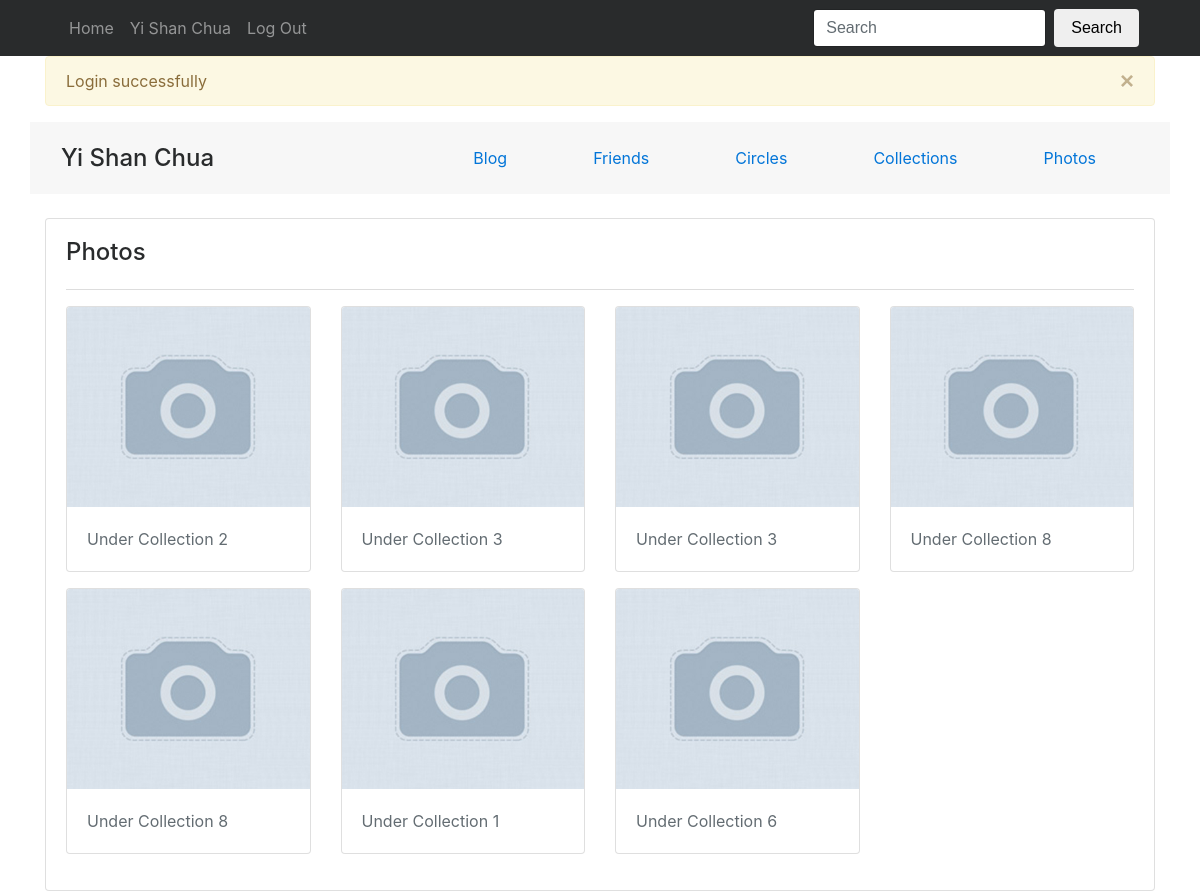
Page /2/photo (signed in) on the committed database.
### tables this page shows
CREATE TABLE `user` (
	`userID` INT(11) NOT NULL AUTO_INCREMENT,
	`first_name` VARCHAR(255) NOT NULL,
	`last_name` VARCHAR(255) NOT NULL,
	`email` VARCHAR(255) NOT NULL,
	`password` VARCHAR(255) NOT NULL,
	`privacy` TINYINT NOT NULL DEFAULT '2',
	`CREATED_AT` TIMESTAMP NOT NULL DEFAULT CURRENT_TIMESTAMP,
	`UPDATED_AT` TIMESTAMP NOT NULL,
	PRIMARY KEY (`userID`),
	UNIQUE (`email`)
);

CREATE TABLE `photo` (
	`photoID` INT NOT NULL AUTO_INCREMENT PRIMARY KEY,
	`collectionID` INT NOT NULL,
	`userID` INT NOT NULL,
	`path` VARCHAR(255) NOT NULL,
	`CREATED_AT` TIMESTAMP NOT NULL DEFAULT 0,
	`UPDATED_AT` TIMESTAMP on update CURRENT_TIMESTAMP NOT NULL DEFAULT CURRENT_TIMESTAMP,
	FOREIGN KEY (`collectionID`) REFERENCES `photoCollection`(`collectionID`) ON DELETE CASCADE ON UPDATE CASCADE,
	FOREIGN KEY (`userID`) REFERENCES `user`(`userID`) ON DELETE CASCADE ON UPDATE CASCADE
);

### application/core/model.php (called while the page is built, shortened)
<?php
class Model
{
  private function openDatabaseConnection()
  {
    $options = array(PDO::ATTR_DEFAULT_FETCH_MODE => PDO::FETCH_OBJ, PDO::ATTR_ERRMODE => PDO::ERRMODE_WARNING);
    $this->db = new PDO(DB_TYPE . ':host=' . DB_HOST . ';dbname=' . DB_NAME . ';charset=' . DB_CHARSET, DB_USER, DB_PASS, $options);
  }
}
?>

### application/model/user.php (called while the page is built, shortened)
<?php
require_once APP . 'core/model.php';
class User extends Model
{
  public function find_by_id($userID)
  {
    $sql = "SELECT first_name, last_name, userID
            FROM user
            WHERE userID = :userID
            LIMIT 1";
    $query = $this->db->prepare($sql);
    $params = array(':userID' => $userID);
    $query->execute($params);
    return $query->fetch();
  }
}
?>

### public/index.php (called while the page is built, shortened)
<?php
require APP . 'core/application.php';
$app = new Application();
?>

### application/controller/photo_controller.php (called while the page is built, shortened)
<?php
require_once APP . 'model/user.php';
require_once APP . 'model/photo.php';
class PhotoController
{
  function __construct()
  {
    if (isset($_SESSION['current_user'])) {
      $this->current_user = $_SESSION['current_user'];
      $this->current_userID = $_SESSION['current_user']->userID;
    }
  }
  public function user_index($photo_userID)
  {
    $model = new User();
    $user = $model->find_by_id($photo_userID);
    $model = new Photo();
    $photos = $model->find_user_photos($photo_userID);
    require APP . 'view/_templates/header.php';
    require APP . 'view/photos/index.php';
    require APP . 'view/_templates/footer.php';
  }
}
?>

### application/model/photo.php (called while the page is built, shortened)
<?php
require_once APP . 'core/model.php';
class Photo extends Model
{
  public function find_user_photos($userID)
  {
    $sql = "SELECT *
            FROM photo
            WHERE userID = :userID";
    $query = $this->db->prepare($sql);
    $params = array(':userID' => $userID);
    $query->execute($params);
    return $query->fetchAll();
  }
}
?>

### application/view/photos/index.php (the view)
<? require APP . 'view/users/profile_header.php'; ?>
<div class="card">
  <div class="card-block">
    <div class="row mb-3">
      <div class="col-12"><h4>Photos</h4></div>
    </div>
    <div class="mt-3 mb-3" style="border-top: 1px solid #DDD;"></div>
    <? if (count($photos) > 0) { ?>
    <div class="row">
    <?php foreach ($photos as $photo) { ?>
      <div class="col-3">
        <a href="<?= URL; ?>photo/<?= $photo->photoID ?>">
        <div class="card mb-3">
          <img class="card-img-top" src="<?= URL; ?><?= $photo->path ?>" onError="this.src ='<?= URL; ?>images/missing.jpg'" style="object-fit: cover; height: 200px;">
          <div class="card-block">
            <p class="card-text text-muted">Under Collection <?= $photo->collectionID ?></p>
          </div>
        </div>
        </a>
      </div>
    <?php } ?>
    </div>
    <? } ?>
  </div>
</div>

### application/core/application.php (shortened to what this page needs)
<?php
class Application
{
  private $url_controller = null;
  private $url_action = null;
  public function __construct()
  {
    if (isset($_SESSION['current_user'])){
      if (!$this->url_controller) {
        require_once APP . 'controller/home_controller.php';
        $page = new HomeController();
        $page->index();
      } elseif (file_exists(APP . 'controller/'. $this->url_controller . '_controller.php')) {
        $this->call_controller_action($this->url_controller, $this->url_action);
      } elseif ($this->user_exist($this->url_controller)) {
        $userID = $this->url_controller;
        $controller = $this->url_action;
        if (strlen($controller) == 0) {
          require APP . 'controller/user_controller.php';
          $page = new UserController();
          $page->profile($userID);
        } else {
          $url_controller_obj = new $controller();
          $url_controller_obj->user_index($userID);
        }
      }
    }
  }
  private function user_exist($userID)
  {
    require APP . 'model/user.php';
    $model = new User();
    $user = $model->find_by_id($userID);
    return ($user != NULL);
  }
  private function splitURL()
  {
    if (isset($_GET['url'])) {
      $url = trim($_GET['url'], '/');
      $url = filter_var($url, FILTER_SANITIZE_URL);
      $url = explode('/', $url);
      $this->url_controller = isset($url[0]) ? $url[0] : null;
      $this->url_action = isset($url[1]) ? $url[1] : null;
    }
  }
}
?>

### application/view/_templates/header.php (shortened to what this page needs)
<!DOCTYPE html>
<html lang="en">
<head>
  <link rel="stylesheet" href="<?= URL ?>css/bootstrap.min.css">
  <link rel="stylesheet" href="<?= URL ?>fonts/font-awesome/css/font-awesome.min.css">
</head>
<body>
<div class="bg-inverse">
  <div class="container">
  <nav class="navbar navbar-toggleable-md navbar-inverse bg-inverse">
    <div class="collapse navbar-collapse" id="navbarSupportedContent">
      <ul class="navbar-nav mr-auto">
        <li class="nav-item">
          <a class="nav-link" href="<?= URL ?>">Home</a>
        </li>
        <?php if (isset($_SESSION['current_user'])) { ?>
          <li class="nav-item">
            <a class="nav-link" href="<?= URL . $this->current_userID ?>">
              <?= $this->current_user->first_name . ' ' . $this->current_user->last_name ?>
            </a>
          </li>
          <li class="nav-item">
            <a class="nav-link" href="<?= URL ?>logout">Log Out</a>
          </li>
          </ul>
          <? require APP . 'view/users/search.php' ?>
        <?php } ?>
    </div>
  </nav>
  </div>
</div>
<div class="container">
<? if (isset($_SESSION['message'])) { ?>
<div class="alert alert-warning alert-dismissible fade show" role="alert">
  <button type="button" class="close" data-dismiss="alert" aria-label="Close">
    <span aria-hidden="true">&times;</span>
  </button>
  <?= $_SESSION['message'] ?>
</div>
<? } ?>

### application/view/users/search.php
<form class="form-inline my-2 my-lg-0" action="<?= URL; ?>user/search" method="GET">
  <input class="form-control mr-sm-2" type="text" name="query" placeholder="Search" value="<? if (isset($_GET['query'])) { echo $_GET['query']; } ?>" required>
  <button class="btn my-2 my-sm-0" type="submit">Search</button>
</form>

### application/view/users/profile_header.php
<div class="row bg-faded align-items-center p-3 mb-4">
  <div class="col-4">
    <h4 class="mb-0"><?= $user->first_name ?> <?= $user->last_name ?></h4>
  </div>
  <div class="col-8">
    <ul class="nav nav-fill">
      <li class="nav-item">
        <a class="nav-link" href="<?= URL . $user->userID ?>/blog">Blog</a>
      </li>
      <li class="nav-item">
        <a class="nav-link" href="<?= URL . $user->userID ?>/friend">Friends</a>
      </li>
      <li class="nav-item">
        <a class="nav-link" href="<?= URL . $user->userID ?>/circle">Circles</a>
      </li>
      <li class="nav-item">
        <a class="nav-link" href="<?= URL . $user->userID ?>/collection">Collections</a>
      </li>
      <li class="nav-item">
        <a class="nav-link" href="<?= URL . $user->userID ?>/photo">Photos</a>
      </li>
    </ul>
  </div>
</div>

### application/view/_templates/footer.php (shortened to what this page needs)
</div>
</body>
</html>

### rows in the picture
user: first_name "Yi Shan", last_name "Chua"
photo: collectionID "2"
photo: collectionID "3"
photo: collectionID "3"
photo: collectionID "8"
photo: collectionID "8"
photo: collectionID "1"
photo: collectionID "6"

### other values in the picture
$_SESSION['message'] "Login successfully"
